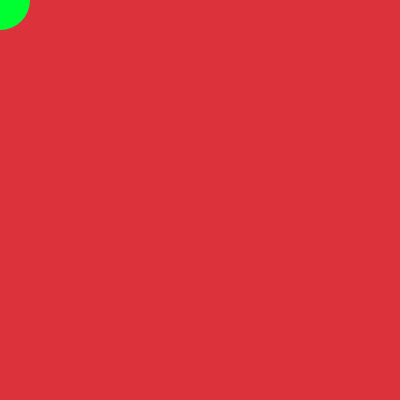
Frame 1 (no input)
Frame 60 (no input): identical to frame 1, image omitted
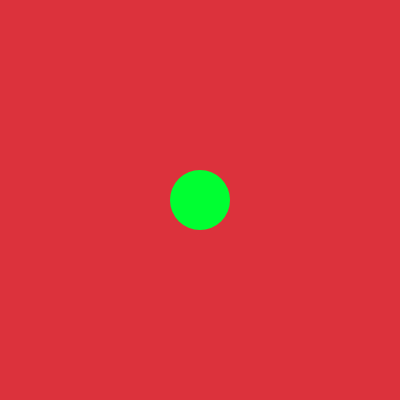
Frame 120 (the mouse pressed at the canvas centre since frame 60)

The p5.js sketch that drew these frames (run headless with seeded random() and noise() and a simulated clock; from frame 60 on, the mouse is pressed at the canvas centre):

// p5.js sketch
// ── sketch.js
function setup() {
  createCanvas(400, 400);
}

function draw() {
  background(220,50,60);
  noStroke()
  fill(0,255,50);
  circle(mouseX,mouseX,60);
  
}
function mouseprssed(){
  
}
